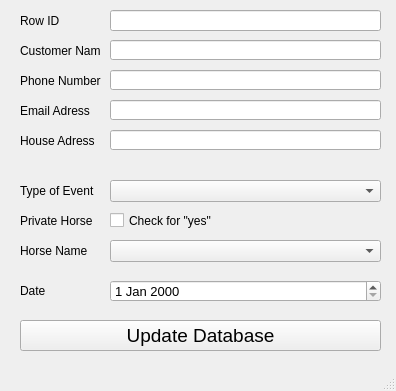
<?xml version="1.0" encoding="UTF-8"?>
<ui version="4.0">
 <class>edit_booking_window</class>
 <widget class="QMainWindow" name="edit_booking_window">
  <property name="geometry">
   <rect>
    <x>0</x>
    <y>0</y>
    <width>396</width>
    <height>391</height>
   </rect>
  </property>
  <property name="windowTitle">
   <string>Edit Booking Entry</string>
  </property>
  <widget class="QWidget" name="centralwidget">
   <widget class="QCheckBox" name="private_horse_check_box">
    <property name="geometry">
     <rect>
      <x>110</x>
      <y>210</y>
      <width>271</width>
      <height>21</height>
     </rect>
    </property>
    <property name="text">
     <string>Check for &quot;yes&quot;</string>
    </property>
   </widget>
   <widget class="QLineEdit" name="customer_email_entry">
    <property name="geometry">
     <rect>
      <x>110</x>
      <y>100</y>
      <width>271</width>
      <height>20</height>
     </rect>
    </property>
   </widget>
   <widget class="QComboBox" name="event_type_cb">
    <property name="geometry">
     <rect>
      <x>110</x>
      <y>180</y>
      <width>271</width>
      <height>22</height>
     </rect>
    </property>
   </widget>
   <widget class="QLineEdit" name="customer_adress_entry">
    <property name="geometry">
     <rect>
      <x>110</x>
      <y>130</y>
      <width>271</width>
      <height>20</height>
     </rect>
    </property>
   </widget>
   <widget class="QLabel" name="customer_email_label">
    <property name="geometry">
     <rect>
      <x>20</x>
      <y>100</y>
      <width>81</width>
      <height>21</height>
     </rect>
    </property>
    <property name="text">
     <string>Email Adress</string>
    </property>
   </widget>
   <widget class="QComboBox" name="horse_name_cb">
    <property name="geometry">
     <rect>
      <x>110</x>
      <y>240</y>
      <width>271</width>
      <height>22</height>
     </rect>
    </property>
   </widget>
   <widget class="QLabel" name="horse_name_label">
    <property name="geometry">
     <rect>
      <x>20</x>
      <y>240</y>
      <width>81</width>
      <height>21</height>
     </rect>
    </property>
    <property name="text">
     <string>Horse Name</string>
    </property>
   </widget>
   <widget class="QLineEdit" name="customer_phone_entry">
    <property name="geometry">
     <rect>
      <x>110</x>
      <y>70</y>
      <width>271</width>
      <height>20</height>
     </rect>
    </property>
   </widget>
   <widget class="QLineEdit" name="customer_name_entry">
    <property name="geometry">
     <rect>
      <x>110</x>
      <y>40</y>
      <width>271</width>
      <height>20</height>
     </rect>
    </property>
   </widget>
   <widget class="QPushButton" name="add_booking_to_db_button">
    <property name="geometry">
     <rect>
      <x>20</x>
      <y>320</y>
      <width>361</width>
      <height>31</height>
     </rect>
    </property>
    <property name="font">
     <font>
      <pointsize>14</pointsize>
     </font>
    </property>
    <property name="text">
     <string>Update Database</string>
    </property>
   </widget>
   <widget class="QLabel" name="date_of_event_label">
    <property name="geometry">
     <rect>
      <x>20</x>
      <y>280</y>
      <width>81</width>
      <height>21</height>
     </rect>
    </property>
    <property name="text">
     <string>Date</string>
    </property>
   </widget>
   <widget class="QDateEdit" name="date_of_event_entry">
    <property name="geometry">
     <rect>
      <x>110</x>
      <y>280</y>
      <width>271</width>
      <height>22</height>
     </rect>
    </property>
    <property name="font">
     <font>
      <pointsize>10</pointsize>
     </font>
    </property>
   </widget>
   <widget class="QLabel" name="customer_address_label">
    <property name="geometry">
     <rect>
      <x>20</x>
      <y>130</y>
      <width>81</width>
      <height>21</height>
     </rect>
    </property>
    <property name="text">
     <string>House Adress</string>
    </property>
   </widget>
   <widget class="QLabel" name="private_horse_label">
    <property name="geometry">
     <rect>
      <x>20</x>
      <y>210</y>
      <width>81</width>
      <height>21</height>
     </rect>
    </property>
    <property name="text">
     <string>Private Horse</string>
    </property>
   </widget>
   <widget class="QLabel" name="customer_name_label">
    <property name="geometry">
     <rect>
      <x>20</x>
      <y>40</y>
      <width>81</width>
      <height>21</height>
     </rect>
    </property>
    <property name="text">
     <string>Customer Name</string>
    </property>
   </widget>
   <widget class="QLabel" name="customer_phone_label">
    <property name="geometry">
     <rect>
      <x>20</x>
      <y>70</y>
      <width>81</width>
      <height>21</height>
     </rect>
    </property>
    <property name="text">
     <string>Phone Number</string>
    </property>
   </widget>
   <widget class="QLabel" name="event_type_label">
    <property name="geometry">
     <rect>
      <x>20</x>
      <y>180</y>
      <width>81</width>
      <height>21</height>
     </rect>
    </property>
    <property name="text">
     <string>Type of Event</string>
    </property>
   </widget>
   <widget class="QLineEdit" name="supplier_name_entry_2">
    <property name="geometry">
     <rect>
      <x>110</x>
      <y>10</y>
      <width>271</width>
      <height>21</height>
     </rect>
    </property>
   </widget>
   <widget class="QLabel" name="rowid_label">
    <property name="geometry">
     <rect>
      <x>20</x>
      <y>10</y>
      <width>81</width>
      <height>21</height>
     </rect>
    </property>
    <property name="text">
     <string>Row ID</string>
    </property>
   </widget>
  </widget>
  <widget class="QMenuBar" name="menubar">
   <property name="geometry">
    <rect>
     <x>0</x>
     <y>0</y>
     <width>396</width>
     <height>21</height>
    </rect>
   </property>
  </widget>
  <widget class="QStatusBar" name="statusbar"/>
 </widget>
 <resources/>
 <connections/>
</ui>
